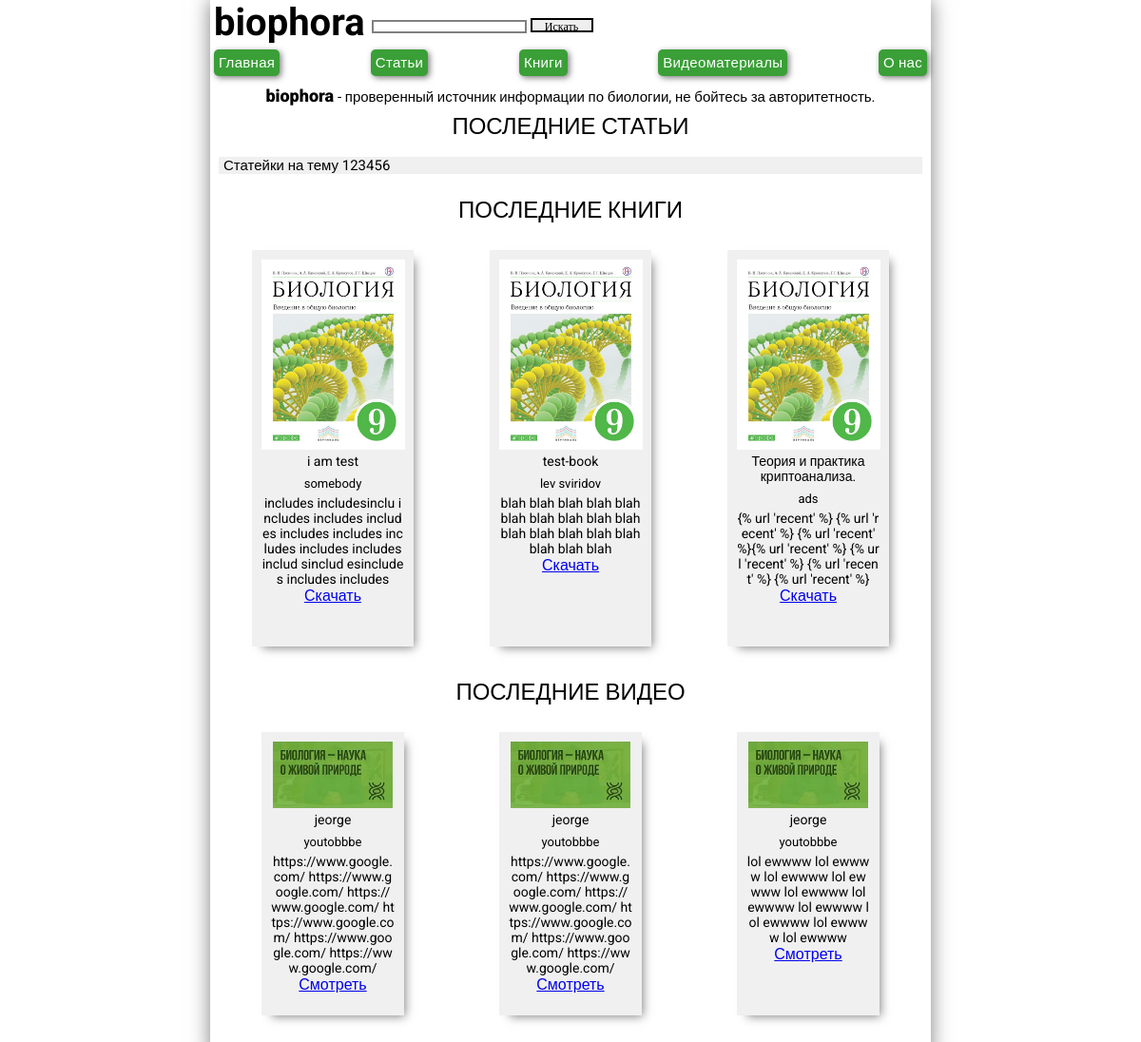
/, run on an earlier commit of the app's database.
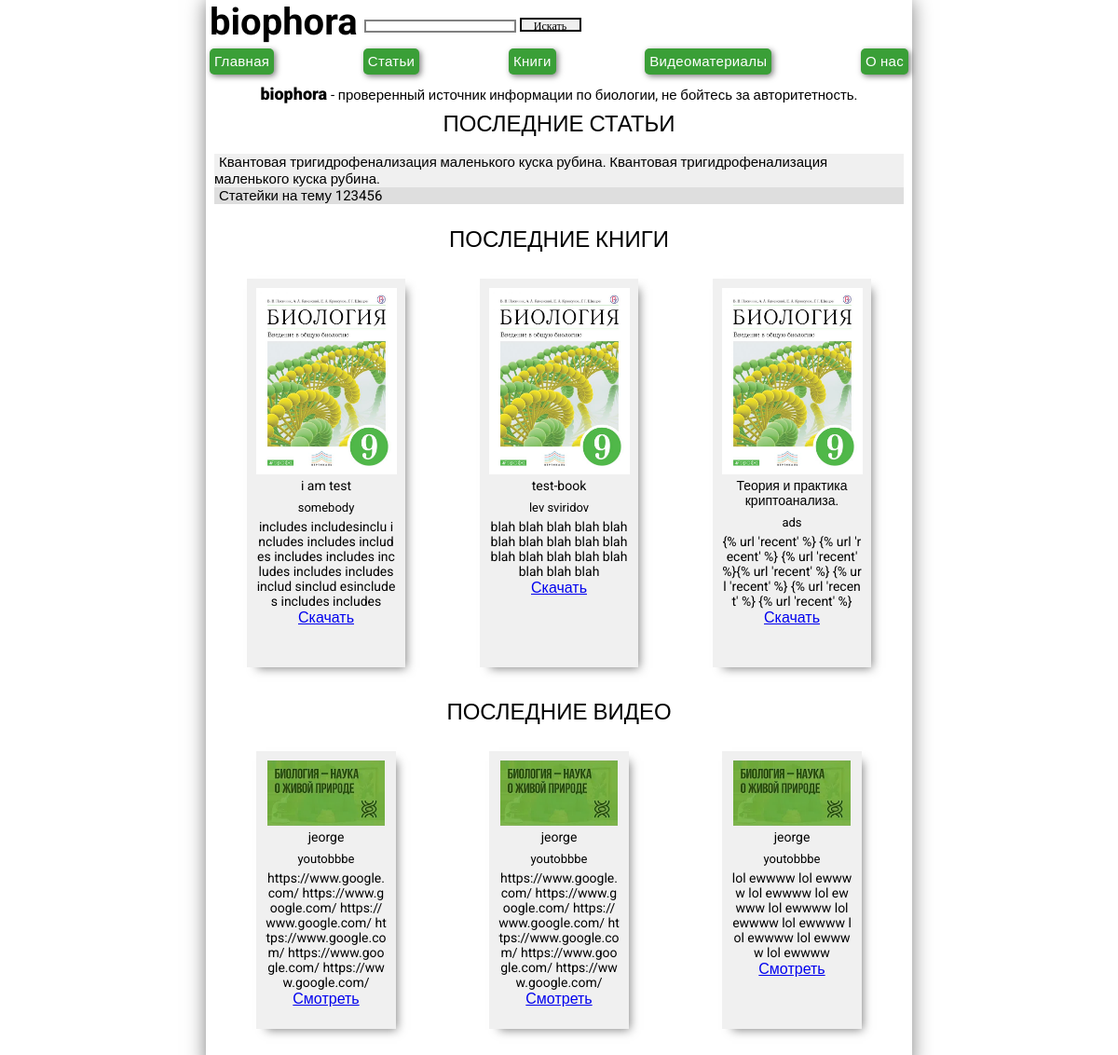
And on a later commit of the database.
### articles/models.py (models this page shows, shortened)
class Article(models.Model):
    author = models.ForeignKey(settings.AUTH_USER_MODEL, on_delete=models.CASCADE)
    title = models.CharField(max_length=200)
    text = HTMLField()
    created_date = models.DateTimeField(default=timezone.now)
    published_date = models.DateTimeField(blank=True, null=True)
    class Meta:
        verbose_name = 'Статьи'
        verbose_name_plural = 'Статьи'

class Book(models.Model):
    preview = models.ImageField()
    title = models.CharField(max_length=200)
    author = models.CharField(max_length=200)
    description = models.TextField()
    download_link = models.TextField()
    created_date = models.DateTimeField(default=timezone.now)
    published_date = models.DateTimeField(blank=True, null=True)
    class Meta:
        verbose_name = 'Книги'
        verbose_name_plural = 'Книги'

class Video(models.Model):
    preview = models.ImageField()
    title = models.CharField(max_length=200)
    author = models.CharField(max_length=200)
    description = models.TextField()
    watch_link = models.TextField()
    created_date = models.DateTimeField(default=timezone.now)
    published_date = models.DateTimeField(blank=True, null=True)
    class Meta:
        verbose_name = 'Видео'
        verbose_name_plural = 'Видео'

### articles/views.py (the view)
# urls.py: path('', views.recent, name='recent'),
def recent(request):
    articles = Article.objects.order_by('-published_date')[:3]
    books = Book.objects.order_by('-published_date')[:3]
    videos = Video.objects.order_by('-published_date')[:3]
    context = {}
    context['articles'] = articles
    context['books'] = books
    context['videos'] = videos
    return render(request, 'recent.html', context)

### articles/templates/recent.html
{% extends 'base.html' %}
{% block content %}
<p class="motd"><span class="motd-mainword">biophora</span> -
        проверенный источник
        информации по биологии, не
        бойтесь за авторитетность.</p>
        <h2 class="block-name">ПОСЛЕДНИЕ СТАТЬИ</h2>
        <div class="recent">
            <ul type="none" class="recent-articles-names">
              {% for article in articles %}
                <li><a href="{% url 'article' pk=article.pk %}">{{ article.title }}</a></li>
              {% endfor %}
            </ul>
        </div>
        <h2 class="block-name">ПОСЛЕДНИЕ КНИГИ</h2>
        <div class="recent books grid">
          {% for book in books %}
            <div class="book-preview" >
              <img src="{{ book.preview.url }}" height="200px">
              <p class="book-title">{{ book.title }}</p>
              <p class="preview-author-name">{{ book.author }}</p>
              <p class="preview-description">{{ book.description }}</p>
              <a href="{{ book.download_link }}">Скачать</a>
            </div>
          {% endfor %}
        </div>
        <h2 class="block-name">ПОСЛЕДНИЕ ВИДЕО</h2>
        <div class="recent videos grid">
          {% for video in videos %}
            <div class="video-preview">
              <img src="{{ video.preview.url }}" height="70px">
              <p class="video-title">{{ video.title }}</p>
              <p class="preview-author-name">{{ video.author }}</p>
              <p class="preview-description">{{ video.description }}</p>
              <a href="{{ video.watch_link }}">Смотреть</a>
            </div>
          {% endfor %}
        </div>
{% endblock %}

What changed in the data, as far as the page shows it:
added Article: title "Квантовая тригидрофенализация маленького куска рубина. Квантовая тригидрофенализация маленького куска рубина."
